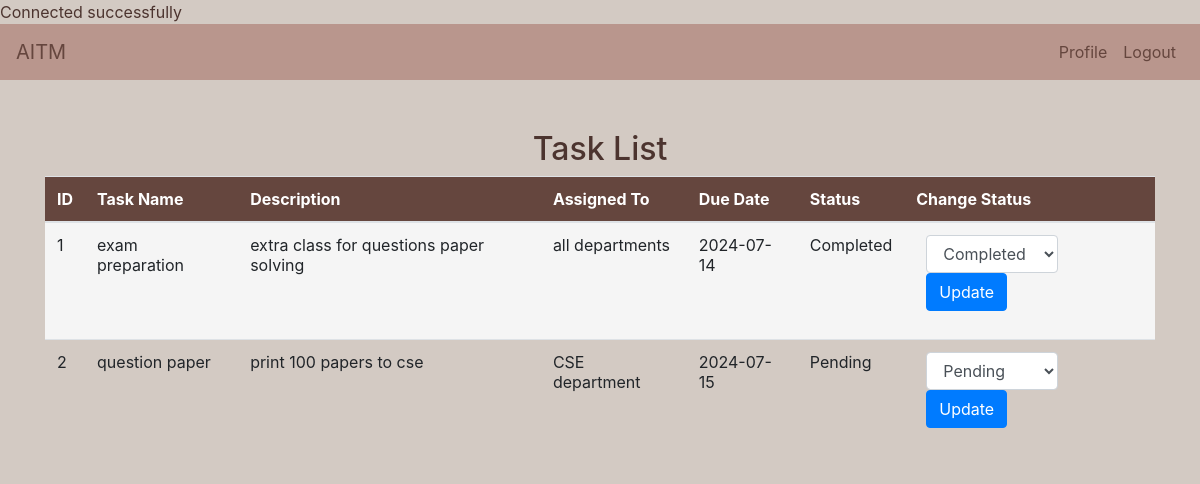
/task.php (signed in), run on the app's committed database.
### tables this page shows
CREATE TABLE `tasks` (
  `id` int(11) NOT NULL,
  `task_name` varchar(255) NOT NULL,
  `task_description` text DEFAULT NULL,
  `assigned_to` varchar(255) DEFAULT NULL,
  `due_date` date DEFAULT NULL,
  `status` enum('Pending','In Progress','Completed') DEFAULT 'Pending'
);

### task.php (the view, shortened to what this page needs)
<?php
require_once('includes/db_connect.php');
$tasks = [];
$sql = "SELECT * FROM tasks";
$result = $conn->query($sql);
if ($result->num_rows > 0) {
    while ($row = $result->fetch_assoc()) {
        $tasks[] = $row;
    }
}
?>
<!DOCTYPE html>
<html lang="en">
<head>
    <link rel="stylesheet" href="https://maxcdn.bootstrapcdn.com/bootstrap/4.5.2/css/bootstrap.min.css">
</head>
<body>
    <nav class="navbar navbar-expand-lg navbar-dark">
        <a class="navbar-brand" href="home.php">AITM</a>
        <div class="collapse navbar-collapse" id="navbarNav">
            <ul class="navbar-nav ml-auto">
                <li class="nav-item">
                    <a class="nav-link" href="profile.php">Profile</a>
                </li>
                <li class="nav-item">
                    <a class="nav-link" href="logout.php">Logout</a>
                </li>
            </ul>
        </div>
    </nav>
    <div class="container">
        <h2 class="text-center">Task List</h2>
        <table class="table table-striped">
            <thead>
                <tr>
                    <th>ID</th>
                    <th>Task Name</th>
                    <th>Description</th>
                    <th>Assigned To</th>
                    <th>Due Date</th>
                    <th>Status</th>
                    <th>Change Status</th>
                </tr>
            </thead>
            <tbody>
                <?php if (count($tasks) > 0): ?>
                    <?php foreach ($tasks as $task): ?>
                        <tr>
                            <td><?php echo htmlspecialchars($task['id']); ?></td>
                            <td><?php echo htmlspecialchars($task['task_name']); ?></td>
                            <td><?php echo htmlspecialchars($task['task_description']); ?></td>
                            <td><?php echo htmlspecialchars($task['assigned_to']); ?></td>
                            <td><?php echo htmlspecialchars($task['due_date']); ?></td>
                            <td><?php echo htmlspecialchars($task['status']); ?></td>
                            <td>
                                <form class="form-inline" action="<?php echo htmlspecialchars($_SERVER["PHP_SELF"]); ?>" method="POST">
                                    <select name="status" class="form-control">
                                        <option value="Pending" <?php if ($task['status'] == 'Pending') echo 'selected'; ?>>Pending</option>
                                        <option value="Completed" <?php if ($task['status'] == 'Completed') echo 'selected'; ?>>Completed</option>
                                    </select>
                                    <button type="submit" class="btn btn-primary">Update</button>
                                </form>
                            </td>
                        </tr>
                    <?php endforeach; ?>
                <?php else: ?>
                    <tr>
                        <td colspan="7" class="text-center">No tasks found</td>
                    </tr>
                <?php endif; ?>
            </tbody>
        </table>
    </div>
</body>
</html>

### task.php (style rules this page uses)
body { background-color: #D3CAC3; color: #4C342F; }
.container { margin-top: 50px; }
.navbar { background-color: #B9968D; }
.navbar-brand, .nav-link { color: #65463E !important; }
.table-striped tbody tr:nth-of-type(odd) { background-color: #F5F5F5; }
.table thead { background-color: #65463E; color: white; }
h2 { color: #4C342F; }
.form-inline { display: flex; flex-direction: row; align-items: center; }
.form-inline select, .form-inline button { margin-left: 10px; }

### data on the page
tasks: id "1", task_name "exam preparation", task_description "extra class for questions paper solving", assigned_to "all departments", due_date "2024-07-14", status "Completed"
tasks: id "2", task_name "question paper", task_description "print 100 papers to cse", assigned_to "CSE department", due_date "2024-07-15", status "Pending"
